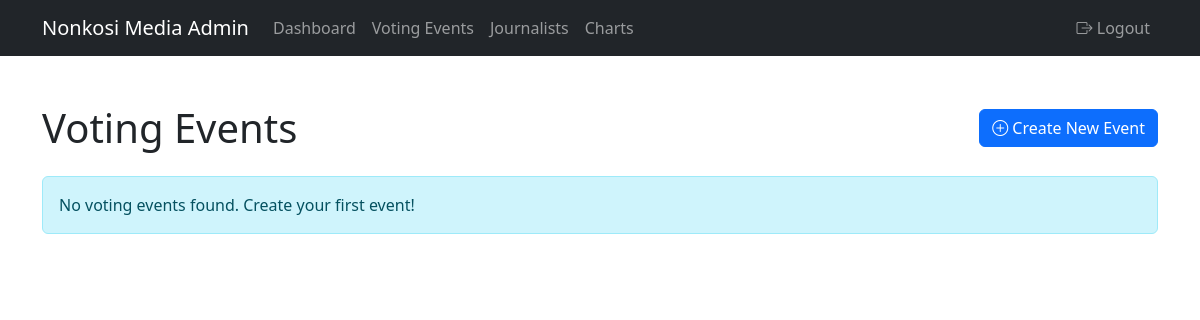
/admin/voting_events (signed in), run on an earlier commit of the app's database.
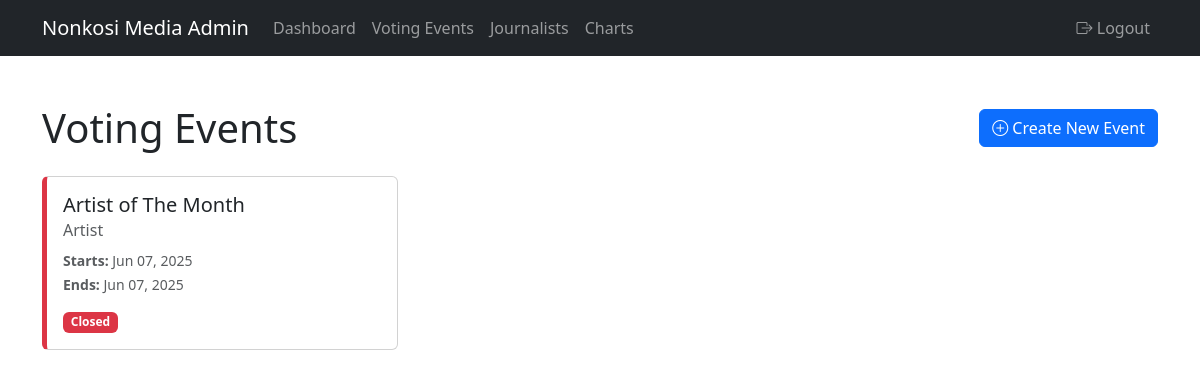
And on a later commit of the database.
### app.py (models this page shows)
class VoteEvent(db.Model):
    id = db.Column(db.Integer, primary_key=True)
    title = db.Column(db.String(100), nullable=False)  # e.g. "Song of the Month - June 2025"
    category = db.Column(db.String(50), nullable=False)  # 'song', 'artist', 'song_of_year', 'artist_of_year'
    start_date = db.Column(db.DateTime, nullable=False, default=datetime.utcnow)
    end_date = db.Column(db.DateTime, nullable=False)
    is_active = db.Column(db.Boolean, default=True)
    options = db.relationship('VoteOption', backref='vote_event', lazy=True, cascade='all, delete-orphan')
    votes = db.relationship('VoteRecord', backref='vote_event', lazy=True, cascade='all, delete-orphan')

### app.py (the view)
@app.route('/admin/voting_events')
@login_required
def voting_events():
    if current_user.role != 'admin':
        flash('You are not authorized to access this page', 'error')
        return redirect(url_for('home'))
    events = VoteEvent.query.order_by(VoteEvent.start_date.desc()).all()
    return render_template('voting_events.html', events=events)

### app.py (called while the page is built)
@login_manager.user_loader
def load_user(user_id):
    return User.query.get(int(user_id))

@app.context_processor
def inject_datetime():
    return {'datetime': datetime}

### templates/voting_events.html (shortened to what this page needs)
<!DOCTYPE html>
<html lang="en">
<head>
    <link href="https://cdn.jsdelivr.net/npm/bootstrap@5.3.0/dist/css/bootstrap.min.css" rel="stylesheet">
    <link rel="stylesheet" href="https://cdn.jsdelivr.net/npm/bootstrap-icons@1.10.0/font/bootstrap-icons.css">
</head>
<body>
    {% include 'admin_navbar.html' %}
    <div class="container py-5">
        <div class="d-flex justify-content-between align-items-center mb-4">
            <h1 class="mb-0">Voting Events</h1>
            <a href="{{ url_for('create_voting_event') }}" class="btn btn-primary">
                <i class="bi bi-plus-circle"></i> Create New Event
            </a>
        </div>
        <div class="row g-4">
            {% for event in events %}
            <div class="col-md-6 col-lg-4">
                <div class="card event-card {% if event.is_active %}active-event{% else %}closed-event{% endif %} h-100">
                    <div class="card-body">
                        <h5 class="card-title">{{ event.title }}</h5>
                        <h6 class="card-subtitle mb-2 text-muted">
                            {{ event.category.replace('_', ' ').title() }}
                        </h6>
                        <p class="card-text">
                            <small class="text-muted">
                                <strong>Starts:</strong> {{ event.start_date.strftime('%b %d, %Y') }}<br>
                                <strong>Ends:</strong> {{ event.end_date.strftime('%b %d, %Y') }}
                            </small>
                        </p>
                        <div class="d-flex justify-content-between align-items-center">
                            <span class="badge bg-{% if event.is_active %}success{% else %}danger{% endif %}">
                                {% if event.is_active %}Active{% else %}Closed{% endif %}
                            </span>
                        </div>
                    </div>
                </div>
            </div>
            {% else %}
            <div class="col-12">
                <div class="alert alert-info">
                    No voting events found. Create your first event!
                </div>
            </div>
            {% endfor %}
        </div>
    </div>
</body>
</html>

What changed in the data, as far as the page shows it:
added VoteEvent: title "Artist of The Month", category.replace "Artist", start_date "Jun 07, 2025", end_date "Jun 07, 2025", is_active "Closed"
Also different on the page:
text no longer shown: "No voting events found. Create your first event!"
